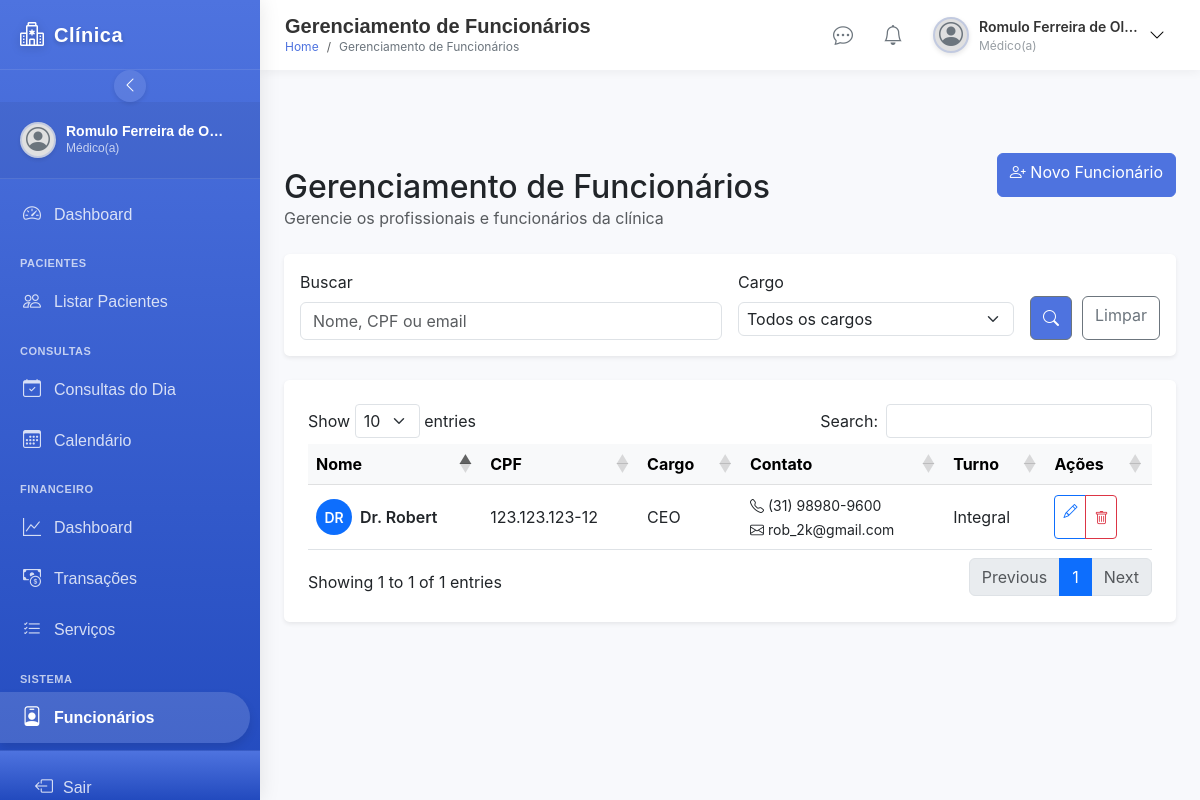
The app's page /pages/funcionarios.php (signed in) with its own data.
### tables this page shows
CREATE TABLE `funcionarios` (
  `id` int(11) NOT NULL,
  `cpf` varchar(11) NOT NULL,
  `nome` varchar(100) NOT NULL,
  `data_nasc` date DEFAULT NULL,
  `email` varchar(100) DEFAULT NULL,
  `telefone` varchar(15) DEFAULT NULL,
  `whatsapp` varchar(15) DEFAULT NULL,
  `cargo` varchar(50) DEFAULT NULL,
  `turno` varchar(20) DEFAULT NULL,
  `horario_trabalho` varchar(50) DEFAULT NULL,
  `status` enum('Ativo','Inativo') NOT NULL DEFAULT 'Ativo'
);

### includes/chat.php (called while the page is built, shortened)
<?php
require_once __DIR__ . '/../config/config.php';
$usuario_id = $_SESSION['id'];
function getUsuariosChat() {
    global $conn, $usuario_id;
    $usuarios = [];
    $sql = "SELECT DISTINCT
                u.id,
                u.nome,
                u.foto_perfil,
                u.cargo,
                u.status,
                (SELECT MAX(m.data_envio) FROM mensagens m
                 WHERE (m.remetente_id = u.id AND m.destinatario_id = ?)
                    OR (m.remetente_id = ? AND m.destinatario_id = u.id)) as ultima_mensagem_data,
                (SELECT m.mensagem FROM mensagens m
                 WHERE ((m.remetente_id = u.id AND m.destinatario_id = ?)
                    OR (m.remetente_id = ? AND m.destinatario_id = u.id))
                 ORDER BY m.data_envio DESC LIMIT 1) as ultima_mensagem,
                (SELECT COUNT(*) FROM mensagens m
                 WHERE m.remetente_id = u.id AND m.destinatario_id = ? AND m.lida = 0) as nao_lidas
            FROM usuarios u
            WHERE u.id != ? AND u.status = 'ativo'
            AND (
                EXISTS (SELECT 1 FROM mensagens m WHERE m.remetente_id = u.id AND m.destinatario_id = ?)
                OR EXISTS (SELECT 1 FROM mensagens m WHERE m.remetente_id = ? AND m.destinatario_id = u.id)
            )
            ORDER BY ultima_mensagem_data DESC";
    if ($stmt = $conn->prepare($sql)) {
        $stmt->bind_param("iiiiiiii", $usuario_id, $usuario_id, $usuario_id, $usuario_id, $usuario_id, $usuario_id, $usuario_id, $usuario_id);
        if ($stmt->execute()) {
            $result = $stmt->get_result();
        }
    }
    $sql_outros = "SELECT
                    u.id,
                    u.nome,
                    u.foto_perfil,
                    u.cargo,
                    u.status,
                    NULL as ultima_mensagem_data,
                    NULL as ultima_mensagem,
                    0 as nao_lidas
                FROM usuarios u
                WHERE u.id != ? AND u.status = 'ativo'
                AND NOT EXISTS (
                    SELECT 1 FROM mensagens m
                    WHERE (m.remetente_id = u.id AND m.destinatario_id = ?)
                       OR (m.remetente_id = ? AND m.destinatario_id = u.id)
                )
                ORDER BY u.nome";
    if ($stmt = $conn->prepare($sql_outros)) {
        $stmt->bind_param("iii", $usuario_id, $usuario_id, $usuario_id);
        if ($stmt->execute()) {
            $result = $stmt->get_result();
            while ($row = $result->fetch_assoc()) {
                $usuarios[] = $row;
            }
        }
    }
    return $usuarios;
}
?>
                            <?php $usuarios = getUsuariosChat(); ?>

### functions/utils/helpers.php (called while the page is built, shortened)
<?php
function formatarTelefone($telefone) {
    $telefone = preg_replace('/\D/', '', $telefone);
    if (strlen($telefone) === 11) {
        return '(' . substr($telefone, 0, 2) . ') ' . substr($telefone, 2, 5) . '-' . substr($telefone, 7);
    } elseif (strlen($telefone) === 10) {
        return '(' . substr($telefone, 0, 2) . ') ' . substr($telefone, 2, 4) . '-' . substr($telefone, 6);
    } elseif (strlen($telefone) === 8) {
        return substr($telefone, 0, 4) . '-' . substr($telefone, 4);
    } else {
        return $telefone;
    }
}
function formatarCPF($cpf) {
    $numeros = preg_replace('/[^0-9]/', '', $cpf);
    return substr($numeros, 0, 3) . '.' .
           substr($numeros, 3, 3) . '.' .
           substr($numeros, 6, 3) . '-' .
           substr($numeros, 9, 2);
}
function getInitials($name) {
    $names = explode(' ', $name);
    return strtoupper(substr($names[0], 0, 1) . substr($names[count($names) - 1], 0, 1));
}
?>

### pages/funcionarios.php (the view, shortened to what this page needs)
<?php
require_once '../config/config.php';
require_once '../functions/utils/helpers.php';
$titulo = "Gerenciamento de Funcionários";
$search = isset($_GET['search']) ? $_GET['search'] : '';
$sql = "SELECT id, cpf, nome, cargo, telefone, email, turno FROM funcionarios WHERE 1=1";
$sql .= " ORDER BY nome ASC";
$result = $conn->query($sql);
?>
<!DOCTYPE html>
<html lang="pt-br">
<head>
    <link href="https://cdn.jsdelivr.net/npm/bootstrap@5.3.0/dist/css/bootstrap.min.css" rel="stylesheet">
    <link rel="stylesheet" href="https://cdn.jsdelivr.net/npm/bootstrap-icons@1.11.3/font/bootstrap-icons.min.css">
    <link href="https://cdn.datatables.net/1.13.6/css/dataTables.bootstrap5.min.css" rel="stylesheet">
    <link href="https://cdn.datatables.net/responsive/2.5.0/css/responsive.bootstrap5.min.css" rel="stylesheet">
    <link rel="stylesheet" href="../css/styles.css">
    <link rel="stylesheet" href="../css/responsive.css">
</head>
<body>
    <div class="d-flex flex-column flex-lg-row">
    <div class="d-none d-md-block">
        <?php include '../includes/sidebar.php' ?>
        </div>
        <main class="main-content">
            <?php include '../includes/topbar.php' ?>
            <div class="container-fluid px-3 px-md-4 py-3 py-md-4 mt-5">
                <div class="row mb-4 align-items-center fade-in mt-5">
                    <div class="col-md-8 mt-5">
                        <h2 class="mb-0"><?= $titulo ?></h2>
                        <p class="text-muted mb-0">Gerencie os profissionais e funcionários da clínica</p>
                    </div>
                    <div class="col-md-4 text-md-end mt-3 mt-md-0">
                        <a href="add_funcionario.php" class="btn btn-primary">
                            <i class="bi bi-person-plus"></i> <span class="d-none d-sm-inline">Novo Funcionário</span>
                        </a>
                    </div>
                </div>
                <div class="row mb-4 slide-in-up" style="animation-delay: 0.1s;">
                    <div class="col-12">
                        <div class="card border-0 shadow-sm">
                            <div class="card-body">
                                <form action="<?= htmlspecialchars($_SERVER["PHP_SELF"]); ?>" method="get" class="row g-3">
                                    <div class="col-md-6 col-sm-12">
                                        <label for="search" class="form-label">Buscar</label>
                                        <div class="input-group">
                                            <input type="text" class="form-control" id="search" name="search" placeholder="Nome, CPF ou email" value="<?= htmlspecialchars($search) ?>">
                                        </div>
                                    </div>
                                    <div class="col-md-4 col-sm-8">
                                        <label for="cargo" class="form-label">Cargo</label>
                                        <select class="form-select" id="cargo" name="cargo">
                                            <option value="">Todos os cargos</option>
                                        </select>
                                    </div>
                                      <div class="col-md-2 col-sm-4 d-flex align-items-end">
                                     <button class="btn btn-outline-secondary" type="submit" id="btnSearch" style="margin-right:10px; background-color:rgb(78, 115, 223);">
                                                <i class="bi bi-search text-white"></i>
                                            </button>
                                        <a href="<?= htmlspecialchars($_SERVER["PHP_SELF"]); ?>" class="btn btn-outline-secondary w-100" >
                                           <span >Limpar</span>
                                        </a>
                                    </div>
                                </form>
                            </div>
                        </div>
                    </div>
                </div>
                <div class="row mb-4 slide-in-up d-none d-md-flex" style="animation-delay: 0.2s;">
                    <div class="col-12">
                        <div class="card border-0 shadow-sm">
                            <div class="card-body p-4">
                                <?php if ($result && $result->num_rows > 0): ?>
                                    <div class="table-responsive">
                                        <table class="table table-hover align-middle" id="funcionariosTable">
                                            <thead class="table-light">
                                                <tr>
                                                    <th>Nome</th>
                                                    <th>CPF</th>
                                                    <th>Cargo</th>
                                                    <th>Contato</th>
                                                    <th>Turno</th>
                                                    <th>Ações</th>
                                                </tr>
                                            </thead>
                                            <tbody>
                                                <?php
                                                $result->data_seek(0);
                                                while ($row = $result->fetch_assoc()):
                                                ?>
                                                    <tr>
                                                        <td>
                                                            <div class="d-flex align-items-center">
                                                                <div class="avatar-circle bg-primary text-white me-2">
                                                                    <?= getInitials($row['nome']) ?>
                                                                </div>
                                                                <div>
                                                                    <div class="fw-semibold"><?= htmlspecialchars($row['nome']) ?></div>
                                                                </div>
                                                            </div>
                                                        </td>
                                                        <td><?= isset($row['cpf']) ? formatarCPF($row['cpf']) : '-' ?></td>
                                                        <td><?= htmlspecialchars($row['cargo']) ?></td>
                                                        <td>
                                                            <div><small><i class="bi bi-telephone me-1"></i><?= formatarTelefone($row['telefone']) ?></small></div>
                                                            <div><small><i class="bi bi-envelope me-1"></i><?= htmlspecialchars($row['email']) ?></small></div>
                                                        </td>
                                                        <td><?= htmlspecialchars($row['turno'] ?? '-') ?></td>
                                                        <td>
                                                            <div class="btn-group">
                                                                <a href="add_funcionario.php?id=<?= $row['id'] ?>" class="btn btn-sm btn-outline-primary">
                                                                    <i class="bi bi-pencil"></i>
                                                                </a>
                                                                <button type="button" class="btn btn-sm btn-outline-danger delete-funcionario" data-id="<?= $row['id'] ?>" data-nome="<?= htmlspecialchars($row['nome']) ?>">
                                                                    <i class="bi bi-trash"></i>
                                                                </button>
                                                            </div>
                                                        </td>
                                                    </tr>
                                                <?php endwhile; ?>
                                            </tbody>
                                        </table>
                                    </div>
                                <?php endif; ?>
                            </div>
                        </div>
                    </div>
                </div>
            </div>
        </main>
    </div>
</body>
</html>

### css/styles.css (style rules this page uses)
:root { --primary-color: #4e73df; --secondary-color: #6c757d; --success-color: #1cc88a; --info-color: #36b9cc; --warning-color: #f6c23e; --danger-color: #e74a3b; --light-color: #f8f9fc; --dark-color: #5a5c69; }
body { background-color: #f8f9fc; font-family: "Nunito", -apple-system, BlinkMacSystemFont, "Segoe UI", Roboto, "Helvetica Neue", Arial, sans-serif; }
.card { border: none; border-radius: 0.35rem; box-shadow: 0 0.15rem 1.75rem 0 rgba(58, 59, 69, 0.1); }
.btn-primary { background-color: var(--primary-color); border-color: var(--primary-color); }
.fade-in { animation: fadeIn 0.5s ease-in-out; }
.slide-in-up { animation: slideInUp 0.5s ease-in-out; }

### css/responsive.css (style rules this page uses)
@media (hover: none) { .btn { min-height: 44px; } }
@media (hover: none) { input, select, textarea { font-size: 16px !important; } }
body.has-mobile-nav { padding-bottom: 65px; }

### pages/funcionarios.php (style rules this page uses)
:root { --header-height: 60px; --mobile-nav-height: 60px; }
body { overflow-x: hidden; padding-bottom: var(--mobile-nav-height); }
.form-select { font-size: 18px; padding: 4px 8px; }
.form-select option { font-size: 12px; }
#btnSearch { width:200px; }
@media (min-width: 992px) { body { padding-bottom: 0; } }
.avatar-circle { width: 36px; height: 36px; border-radius: 50%; display: flex; align-items: center; justify-content: center; font-weight: 600; font-size: 14px; }
.fade-in { animation: fadeIn 0.5s ease-in-out; }
.slide-in-up { animation: slideInUp 0.5s ease-in-out; }
.main-content { transition: all 0.3s ease; width: 100%; }
@media (min-width: 992px) { .main-content { width: calc(100% - var(--sidebar-width)); margin-left: var(--sidebar-width); } }
.has-mobile-nav { padding-bottom: var(--mobile-nav-height); }

### includes/sidebar.php (style rules this page uses)
:root { --sidebar-width: 260px; --sidebar-collapsed-width: 70px; --sidebar-bg: linear-gradient(180deg, #4e73df 0%, #224abe 100%); --sidebar-color: #fff; --sidebar-hover-bg: rgba(255, 255, 255, 0.1); --sidebar-active-bg: rgba(255, 255, 255, 0.15); --sidebar-border: rgba(255, 255, 255, 0.1); --sidebar-icon-size: 18px; --sidebar-transition: all 0.3s ease; --sidebar-shadow: 0 0 20px rgba(0, 0, 0, 0.1); --sidebar-header-height: 70px; --sidebar-footer-height: 50px; }

### includes/topbar.php (style rules this page uses)
:root { --topbar-height: 70px; --topbar-bg: #fff; --topbar-color: #333; --topbar-border: rgba(0, 0, 0, 0.05); --topbar-shadow: 0 2px 10px rgba(0, 0, 0, 0.05); --topbar-transition: all 0.3s ease; --primary-color: #4e73df; --primary-hover: #3a5ccc; --sidebar-width: 260px; --sidebar-collapsed-width: 70px; }

### records on screen
funcionarios: nome "DR", nome "Dr. Robert", cpf "123.123.123-12", cargo "CEO", telefone "(31) 98980-9600", email "rob_2k@gmail.com", turno "Integral"

### other values on screen
$nomeUsuario "Romulo Ferreira de O…"
$cargoUsuario "Médico(a)"
$tituloPagina "Gerenciamento de Funcionários"
$nomeUsuario "Romulo Ferreira de Ol…"
$titulo "Gerenciamento de Funcionários"
